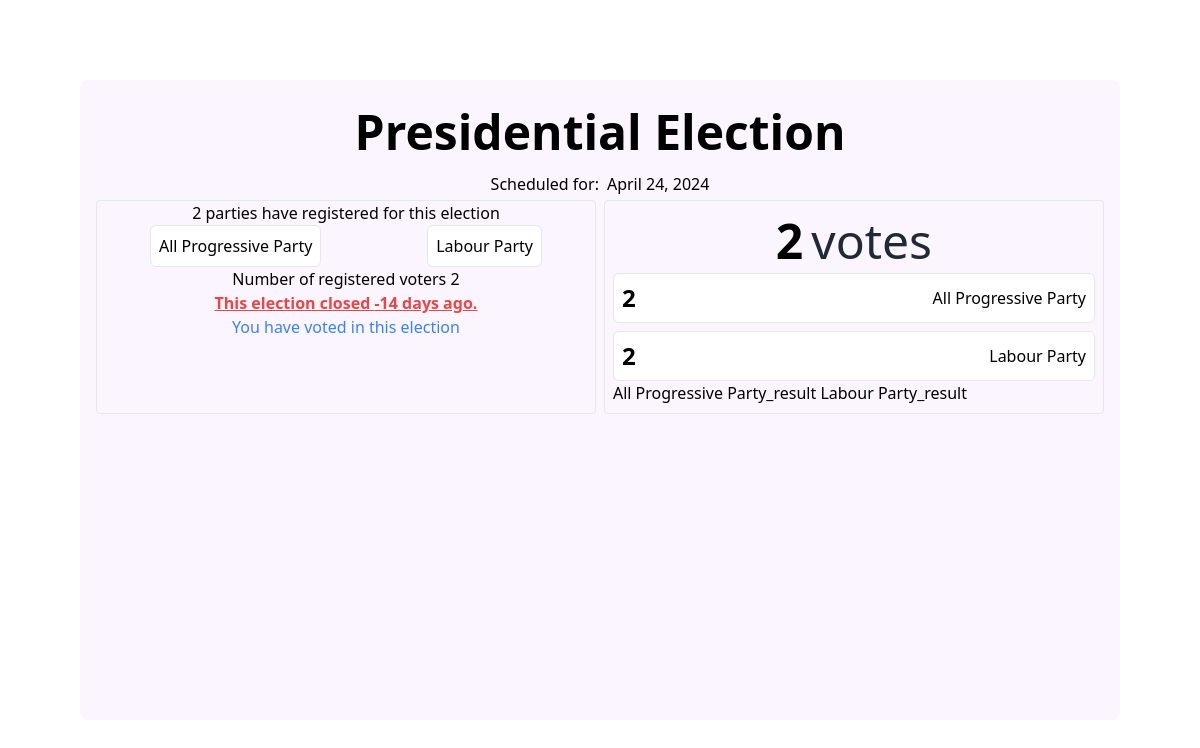
The page /dev-stories/dc/d344eb8d-7f45-4b50-968a-1d4015639e53 (signed in) on the database its author committed.
### stories/models.py (models this page shows, shortened)
class Election(models.Model):
    id = models.UUIDField(primary_key=True, default=uuid.uuid4, editable=False)
    name = models.CharField(max_length=150)
    date = models.DateField()
    parties = models.ManyToManyField(Party, blank=True, related_name='elections_participated_in')
    registered_voters = models.ManyToManyField(Voter, blank=True, related_name='election_registrations')

class Party(models.Model):
    name = models.CharField(max_length=200)
    acronym = models.CharField(max_length=10, default="PARTY")
    ideology = models.CharField(max_length=550)
    created_at = models.DateTimeField(auto_now=True)

### stories/views.py (the view)
# urls.py: path("dc/<uuid:id>", ElectionDetails, name="election_details"),
def ElectionDetails(request, id):
    user = request.user
    message = ""
    reg= False
    voted = False
    try:
        election = Election.objects.get(id=id)
    except:
        election = Election.objects.none()
    election_date = datetime.datetime.strptime("2024-04-24", "%Y-%m-%d").date()
    now = datetime.date.today()
    print("Now: ", now)
    print("Election date: ", election.date)
    print()
    print("Diff: ", (election.date - now).days)
    if user.is_authenticated:
        try:
            voter, created = Voter.objects.get_or_create(person=user)
            reg = voter.election_registrations.filter(pk=election.id).exists()
            print("Reg: ", reg)
        except Exception as e:
            print("Exception: ", e)
            voter = None
            message = "This user can't be a voter"
    else:
        voter = None
        message = "You have to sign in to participate in the electoral processes"
    print("Voter: ",  voter)
    try:
        pass # print("Reg:", reg)
    except:
        pass
    if voter:
        try:
            voted = Vote.objects.filter(voter=voter, election=election).exists()
            print("This user has voted: ", voted)
        except Exception as e:
            print("Voted Exception: ", e)
            voted = False
    results = {}
    votes = Vote.objects.filter(election=id).count
    for party in election.parties.values():
        results[f"{party['name']}_result"] = Vote.objects.filter(election=id, party=party['id']).count
    return render(request, "stories/election_details.html",
                    {
                    'election': election,
                    'time_diff': (election.date - now).days,
                    'user': request.user,
                    'voter': voter,
                    'message': message,
                    "vote": True,
                    'user_is_registered': reg,
                    "voted": voted,
                    "votes": votes,
                    "results": results
                }
                )

### stories/models.py (called while the page is built)
    def __str__(self):
        return f"{self.person.email}"

### stories/templates/stories/election_details.html (shortened to what this page needs)
{% extends "stories/election_base.html" %}
{% load static %}
{% block content %}
    <div class="p-8 md:p-20 flex justify-center items-center  w-full h-screen">
        <div class="w-full h-full flex flex-col bg-purple-50 items-ceter  p-4 rounded-md md:rounded-lg ">
            <h1 class="text-3xl text-center md:text-5xl font-bold p-3 w-full flex justify-center">
                <a href="/"> {{ election.name }}</a>
            </h1>
            <h2 class="text-center p-1 space-x-2 w-full flex justify-center">
                <p> Scheduled for:</p> <p class="font-medium "> {{ election.date }}</p>
            </h2>
            <div class="md:flex flex-reverse gap-2">
                <div class="border rounded h-full w-full md:w-1/2">
                        <p class="flex text-center justify-center">{{ election.parties.count }} parties have registered for this election</p>
                        <span class="flex justify-around items-center">
                            {% for party in election.parties.all %}
                                <span class="hover:bg-purple-700 hover:text-white flex p-2 border bg-white rounded-md justify-center items-center space-x-3">
                                    <p class="font-medium">{{party.name}}</p>
                                </span>
                            {% endfor %}
                        </span>
                        <p class="flex text-center justify-center"> Number of registered voters {{ election.registered_voters.count }}</p>
                        {% if time_diff > 0 %}
                                <p class="flex text-center justify-center">Voting will commence in {{ time_diff }} days.</p>
                            {% else %}
                                <p class="flex text-center justify-center text-red-500 font-bold underline">This election closed {{ time_diff }} days ago.</p>
                        {% endif %}
                    <div id="notis" class="">
                        {% if voted == True %}
                            <p class="flex text-center justify-center text-blue-500" > You have voted in this election </p>
                        {% endif %}
                    </div>
                </div>
                <div id='results' class="border rounded w-full md:w-1/2 p-2">
                    <span class="flex text-5xl p-2 space-x-2  w-full justify-center items-center">
                        <p class="font-bold"> {{ votes }} </p>
                        <p class="text-gray-800"> votes</p>
                    </span>
                    <span class="w-full space-y-2">
                        {% for party in election.parties.all %}
                            <span class="flex justify-between items-center p-2 border bg-white rounded-md justify-center items-center space-x-3">
                                <p class="font-bold text-2xl">{{results | length}}</p>
                                <p class="flex ">{{party.name}}</p>
                            </span>
                        {% endfor %}
                        {% for r in results %}
                            {{r}}
                        {% endfor %}
                    </span>
                </div>
            </div>
        </div>
    </div>
{% endblock %}

### rows shown on the page
Election: name "Presidential Election", date "April 24, 2024", parties.count "2", registered_voters.count "2"
Party: name "All Progressive Party", results "2"
Party: name "Labour Party", results "2"

### other values the page prints
{{ votes }} "2"
{{ r }} "All Progressive Party_result" "Labour Party_result"
